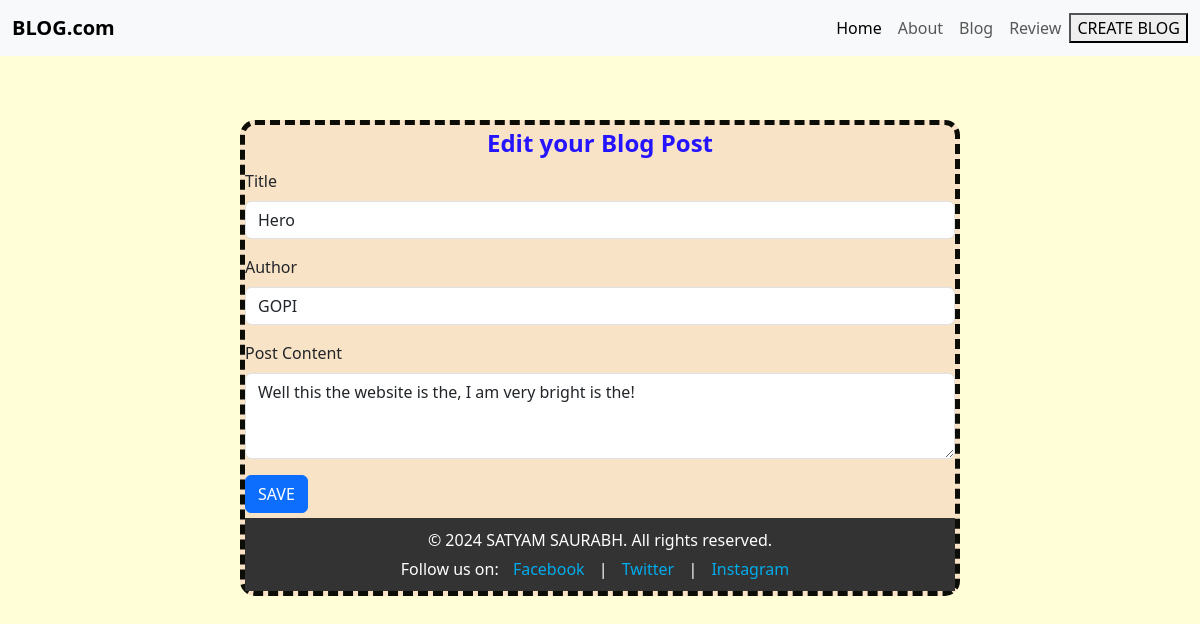
The page /update/11 on the database as committed earlier.
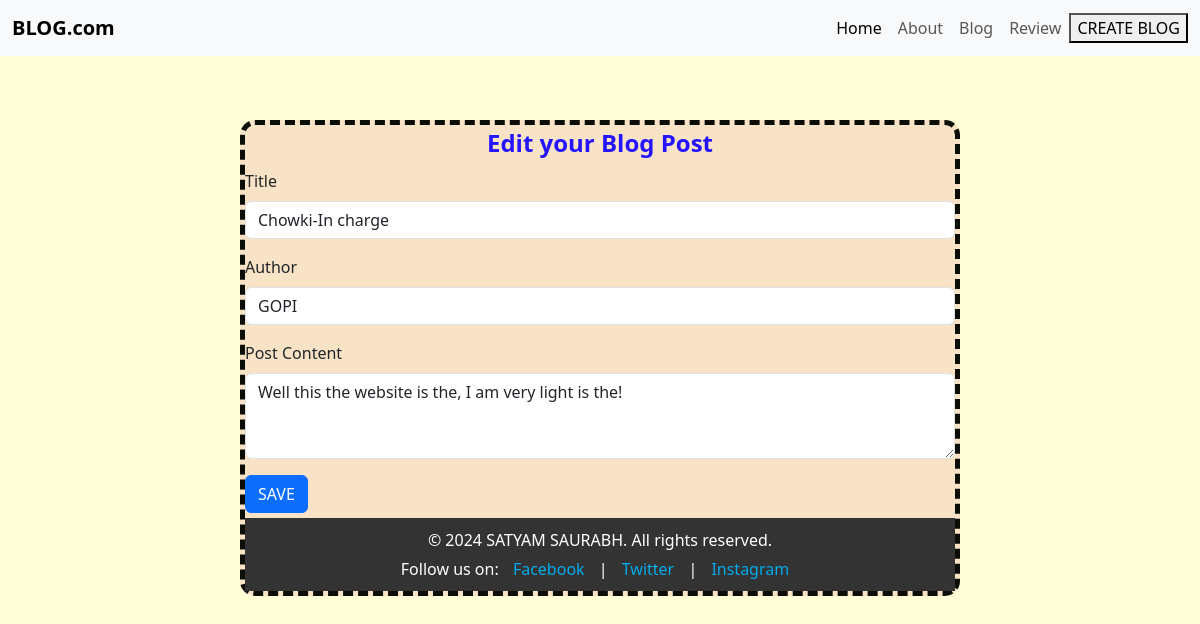
The same page on the database as committed later.
### app.py (models this page shows, shortened)
class database(db.Model):
    id = db.Column(db.Integer, primary_key=True)
    Title = db.Column(db.String(50), nullable=False, unique=False)
    Date = db.Column(db.DateTime, default=datetime.utcnow)
    Content = db.Column(db.Text, nullable=False)
    Author = db.Column(db.String(20), nullable=False)

### app.py (the view, shortened to what this page needs)
@app.route('/update/<int:id>', methods=['POST','GET'])
def update(id):
    post=database.query.filter_by(id=id).first()
    return render_template ("update.html", post=post)

### templates/update.html (shortened to what this page needs)
<!DOCTYPE html>
<html lang="en">
<head>
    <link href="https://cdn.jsdelivr.net/npm/bootstrap@5.3.0/dist/css/bootstrap.min.css" rel="stylesheet">
    <link rel="stylesheet" href="https://cdn.jsdelivr.net/npm/purecss@3.0.0/build/pure-min.css"
>
    <link rel="stylesheet" href="{{ url_for('static', filename='style.css')}}">
</head>
<body style="background-color: rgb(255, 254, 214);">
    <nav class="navbar navbar-expand-lg navbar-light bg-light fixed-top">
        <div class="container-fluid">
            <a class="navbar-brand" href="/"><b>BLOG.com</b></a>
            <div class="collapse navbar-collapse" id="navbarNav">
                <ul class="navbar-nav ms-auto">
                    <li class="nav-item">
                        <a class="nav-link active" aria-current="page" href="/">Home</a>
                    </li>
                    <li class="nav-item">
                        <a class="nav-link" href="/about">About</a>
                    </li>
                    <li class="nav-item">
                        <a class="nav-link" href="/blog">Blog</a>
                    </li>
                    <li class="nav-item">
                        <a class="nav-link" href="/contact">Review</a>
                    </li>
                </ul>
                <br>
                <a href="/post"><button type="button" class="button">CREATE BLOG</button></a>
            </div>
        </div>
    </nav>
    <div class="form">
        <form method="POST" action="/update/{{post.id}}">
            <fieldset>
                <legend style="text-align: center; color: #2414ff;"><b>Edit your Blog Post</b></legend>
                <div class="mb-3">
                    <label for="titleInput" class="form-label">Title</label>
                    <input type="text" id="titleInput" value="{{post.Title}}" name="title" class="form-control"
                        placeholder="Enter the title" required>
                </div>
                <div class="mb-3">
                    <label for="authorInput" class="form-label">Author</label>
                    <input type="text" id="authorInput" value="{{post.Author}}" name="author" class="form-control"
                        placeholder="Enter your good name" required>
                </div>
                <div class="mb-3">
                    <label for="contentInput" class="form-label">Post Content</label>
                    <textarea id="contentInput" name="content" class="form-control" rows="3"
                        placeholder="Enter the post content" required>{{ post.Content }}</textarea>
                </div>
                <button type="submit" class="btn btn-primary">SAVE</button>
            </fieldset>
        </form>
        <footer class="footer">
            <div class="container">
                <p>&copy; 2024 SATYAM SAURABH. All rights reserved.</p>
                <p>Follow us on:
                    <a href="https://www.facebook.com" target="_blank">Facebook</a> |
                    <a href="https://www.twitter.com" target="_blank">Twitter</a> |
                    <a href="https://www.instagram.com" target="_blank">Instagram</a>
                </p>
            </div>
        </footer>
</body>
</html>

Rows that differ between the two databases and show on the page:
changed database "GOPI": title "Hero" → "Chowki-In charge"; content "Well this the website is the, I am very bright is the!" → "Well this the website is the, I am very light is the!"
